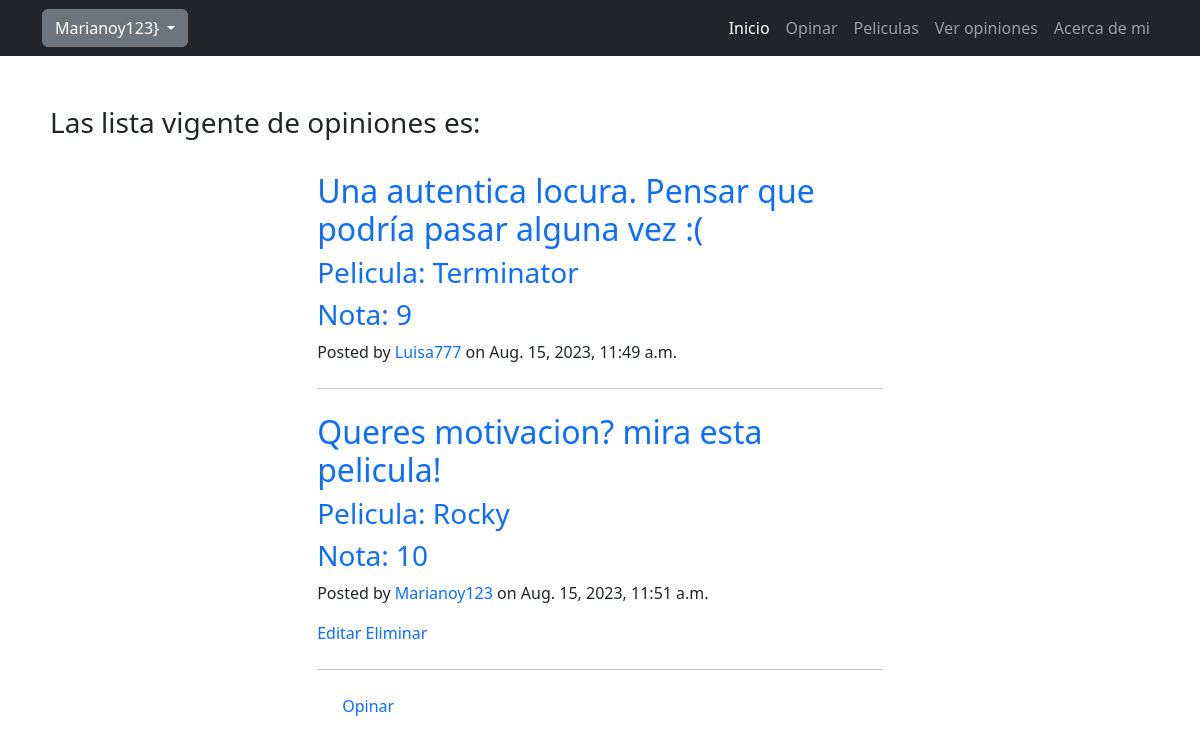
Screenshot of /pages/ (signed in) with the database file from the repository.
### Opiniones/models.py (models this page shows, shortened)
class opinion(models.Model):
    pelicula=models.CharField(max_length=32)
    nota=models.IntegerField()
    mini_opinion=models.CharField(max_length=64)
    detalle=models.CharField(max_length=1024)
    creador=models.ForeignKey(User, on_delete=models.CASCADE, related_name="CursosCreados")
    fecha=models.DateTimeField(auto_now=True)

### Opiniones/views.py (the view)
# urls.py: path("", ver_opiniones, name="ListaOpiniones"),
def ver_opiniones(request):
    contexto = {
        "Opiniones": opinion.objects.all(),
    }
    http_response = render(
        request=request,
        template_name='Opiniones/ListaOpiniones.html',
        context=contexto,
    )
    return http_response

### Opiniones/templates/Opiniones/ListaOpiniones.html (shortened to what this page needs)
{% extends "base.html" %}
{%load static%}
{% block contenido %}
    <div style="margin:50px">
        {%if Opiniones|length < 1%}
        <p style="text-align: center">No hay entradas aun<p>
        <div style="text-align: center">
            <a  href="{% url 'CrearOpinion' %}"> Opinar </a>
        </div>
        {%else%}
        <h3>Las lista vigente de opiniones es: </h3>
        <br>
        <div class="container px-4 px-lg-5">
            <div class="row gx-4 gx-lg-5 justify-content-center" style="text-decoration: none">
                <div class="col-md-10 col-lg-8 col-xl-7">
                    {% for opinion in Opiniones %}
                    <div class="post-preview">
                        <a href="{% url 'DetalleOpinion' opinion.id %}">
                            <h2 class="post-title">{{opinion.mini_opinion}}</h2>
                            <h3 class="post-subtitle">Pelicula: {{opinion.pelicula}}</h3>
                            <h3 class="post-subtitle">Nota: {{opinion.nota}}</h3>
                        </a>
                        <p class="post-meta">
                            Posted by
                            <a href="#!">{{opinion.creador}}</a>
                            on {{opinion.fecha}}
                        </p>
                        {% if request.user == opinion.creador %}
                        <a href="{% url 'EditarOpinion' opinion.id %}">Editar</a>
                        <a href="{% url 'EliminarOpinion' opinion.id %}">Eliminar</a>
                        {% endif %}
                    </div>
                    <hr class="my-4" />
                    {% endfor %}
                    <a style="margin-left: 25px" href="{% url 'CrearOpinion' %}"> Opinar </a>
                    {%endif%}
    </div>
{% endblock contenido %}

### templates_base/base.html (shortened to what this page needs)
{% load static %}
<!DOCTYPE html>
<html lang="en">
    <head>
        <link href="{% static 'css/styles.css' %}" rel="stylesheet" />
    </head>
    <body>
        <nav class="navbar navbar-expand-lg navbar-dark bg-dark">
            <div class="container">
                {% if user.is_authenticated %}
                <button class="btn btn-secondary dropdown-toggle" type="button" id="dropdownMenuButton1" data-bs-toggle="dropdown" aria-expanded="false">
                    <div style="display: inline-flex;">
                        {% if user.avatar.imagen %}
                        <img src="{{ user.avatar.imagen.url }}" style="width: 40px; height: 45px; margin-right: 10px"
                        alt="Avatar" />
                        <span>{{ user.username }}</span>
                        {% else %}
                        <span>{{ user.username }}</span>
                        {% endif %}
                    }
                    </div>
                </button>
                {% else %}
                <a class="btn btn-primary" style="margin: 10px" href="{% url 'Login' %}">Inicio sesión</a>
                <a class="btn btn-success" style="margin: 10px" href="{% url 'Registro' %}">Registro</a>
                {% endif %}
                <div class="collapse navbar-collapse" id="navbarSupportedContent">
                    <ul class="navbar-nav ms-auto mb-2 mb-lg-0">
                        <li class="nav-item"><a class="nav-link active" aria-current="page" href="{% url 'Inicio' %}">Inicio</a></li>
                        <li class="nav-item"><a class="nav-link" href="{% url 'CrearOpinion' %}">Opinar</a>
                        <li class="nav-item"><a class="nav-link" href="{% url 'ListaPelis' %}">Peliculas</a></li>
                        <li class="nav-item"><a class="nav-link" href="{% url 'ListaOpiniones' %}">Ver opiniones</a></li>
                        <li class="nav-item"><a class="nav-link" href="{% url 'About' %}">Acerca de mi</a></li>
                    </ul>
                </div>
            </div>
        </nav>
        {% block contenido %}
        {% endblock contenido %}
    </body>
</html>

### rows the page displays
opinion: mini_opinion "Una autentica locura. Pensar que podría pasar alguna vez :(", pelicula "Terminator", nota "9", creador "Luisa777", fecha "Aug. 15, 2023, 11:49 a.m."
opinion: mini_opinion "Queres motivacion? mira esta pelicula!", pelicula "Rocky", nota "10", creador "Marianoy123", fecha "Aug. 15, 2023, 11:51 a.m.", shows "Editar"

### other values shown
{{ user.username }} "Marianoy123"
